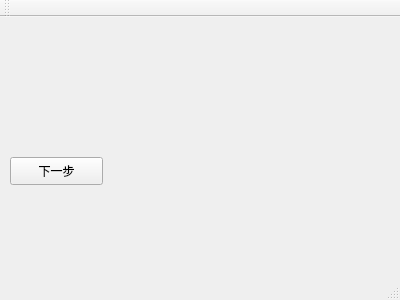
<?xml version="1.0" encoding="UTF-8"?>
<ui version="4.0">
 <class>MainWindow</class>
 <widget class="QMainWindow" name="MainWindow">
  <property name="geometry">
   <rect>
    <x>0</x>
    <y>0</y>
    <width>400</width>
    <height>300</height>
   </rect>
  </property>
  <property name="windowTitle">
   <string>MainWindow</string>
  </property>
  <widget class="QWidget" name="centralWidget">
   <widget class="QPushButton" name="pushButton">
    <property name="geometry">
     <rect>
      <x>10</x>
      <y>140</y>
      <width>93</width>
      <height>28</height>
     </rect>
    </property>
    <property name="text">
     <string>下一步</string>
    </property>
   </widget>
   <widget class="QWidget" name="verticalLayoutWidget">
    <property name="geometry">
     <rect>
      <x>0</x>
      <y>0</y>
      <width>160</width>
      <height>80</height>
     </rect>
    </property>
    <layout class="QVBoxLayout" name="verticalLayout"/>
   </widget>
  </widget>
  <widget class="QMenuBar" name="menuBar">
   <property name="geometry">
    <rect>
     <x>0</x>
     <y>0</y>
     <width>400</width>
     <height>26</height>
    </rect>
   </property>
  </widget>
  <widget class="QToolBar" name="mainToolBar">
   <attribute name="toolBarArea">
    <enum>TopToolBarArea</enum>
   </attribute>
   <attribute name="toolBarBreak">
    <bool>false</bool>
   </attribute>
  </widget>
  <widget class="QStatusBar" name="statusBar"/>
 </widget>
 <layoutdefault spacing="6" margin="11"/>
 <resources/>
 <connections/>
</ui>
